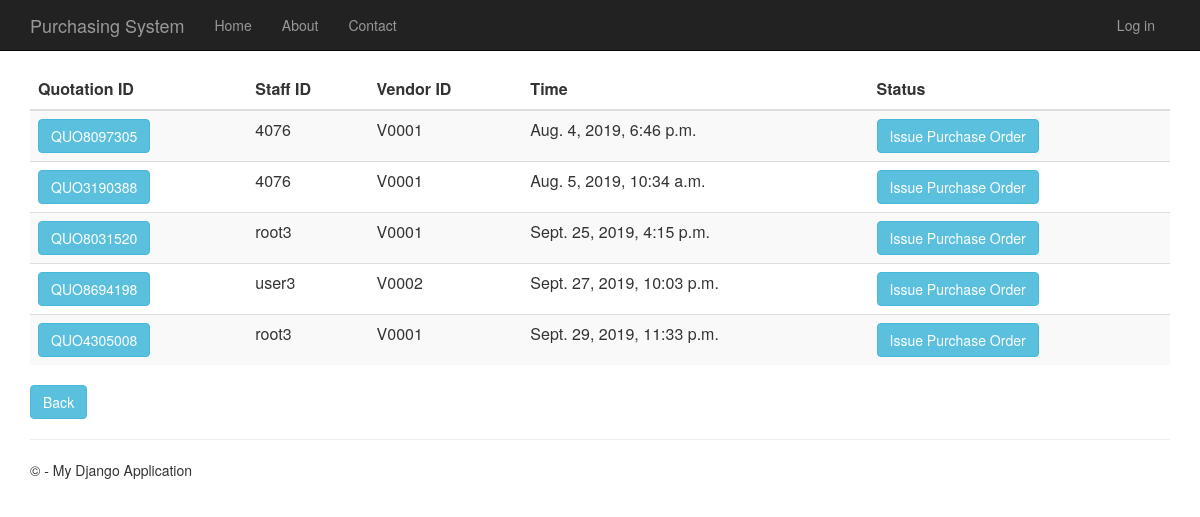
The app's page /quotationhistory, older data.
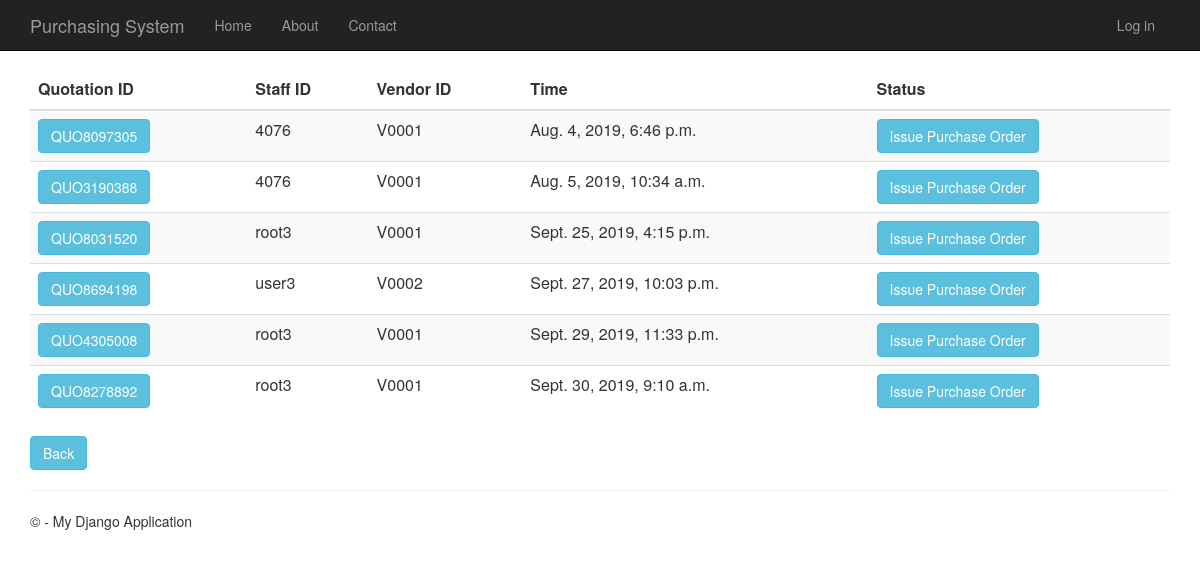
The same page, newer data.
### Quotation/models.py (models this page shows, shortened)
class Quotation(models.Model):
    quotation_id = models.CharField(primary_key=True, max_length=10)
    time_created = models.DateTimeField()
    description = models.TextField(null=True,default=None, blank=True)
    total_price = models.DecimalField(max_digits=10, decimal_places=2, default=Decimal('0.00'))
    person_id = models.ForeignKey(Person, on_delete = models.CASCADE)
    vendor_id = models.ForeignKey(Vendor, on_delete = models.CASCADE)
    request_for_quotation_id = models.OneToOneField(RequestForQuotation, on_delete = models.CASCADE)

### app/models.py (models this page shows, shortened)
class Person(models.Model):
    user_id = models.OneToOneField(User)
    person_id = models.CharField(primary_key=True, max_length=10)
    person_name = models.TextField()
    person_address = models.TextField()
    person_phone_number = models.TextField()
    person_role = models.TextField(default = 'MANAGER')

class Vendor(models.Model):
    vendor_id = models.CharField(primary_key=True, max_length=10)
    vendor_name = models.TextField()
    vendor_phone_number = models.TextField()
    vendor_address = models.TextField()
    vendor_email = models.TextField()
    def __str__(self):
        return str(self.vendor_id)

### Quotation/views.py (the view)
# urls.py: url(r'^quotationhistory', Quotation.views.quotationhistory, name="quotation_history"),
def quotationhistory(request):
    quotations = Quotation.objects.all()
    context = {
            'title':'Quotation History',
            'rows':quotations
        }
    return render(request,'Quotation/quotationhistory.html',context)

### Quotation/templates/Quotation/quotationhistory.html
﻿{% extends "app/layout.html" %}
{% block content %}
<div class="purchaseorderhistory margintop" action="menu">
    <form action="quotationhistorydetails" method="GET">
        <table class="table table-striped margintop">
            <thead>
                <tr>
                    <th scope="col">Quotation ID</th>
                    <th scope="col">Staff ID</th>
                    <th scope="col">Vendor ID</th>
                    <th scope="col">Time</th>
                    <th scope="col">Status</th>
                </tr>
            </thead>
            <tbody>
                {% for r in rows %}
                <tr>
                    <td><button type="submit" name="quo_id" value="{{r.quotation_id}}" class="btn btn-info">{{r.quotation_id}}</button></td>
                    <td>{{r.person_id.person_id}}</td>
                    <td>{{r.vendor_id}}</td>
                    <td>{{r.time_created}}</td>
                    <td><button type="submit" class="btn btn-info buttonsize1">Issue Purchase Order</button></td>
                </tr>
                {% endfor %}
            </tbody>
        </table>
        <div class="margintop">
            <a type="submit" class="btn btn-info" href="/menu">Back</a>
        </div>
    </form>
</div>
{% endblock %}

Row changes from the older to the newer data that the page shows:
added Quotation: quotation_id "QUO8278892", person_id.person_id "root3", vendor_id "V0001", time_created "Sept. 30, 2019, 9:10 a.m."
